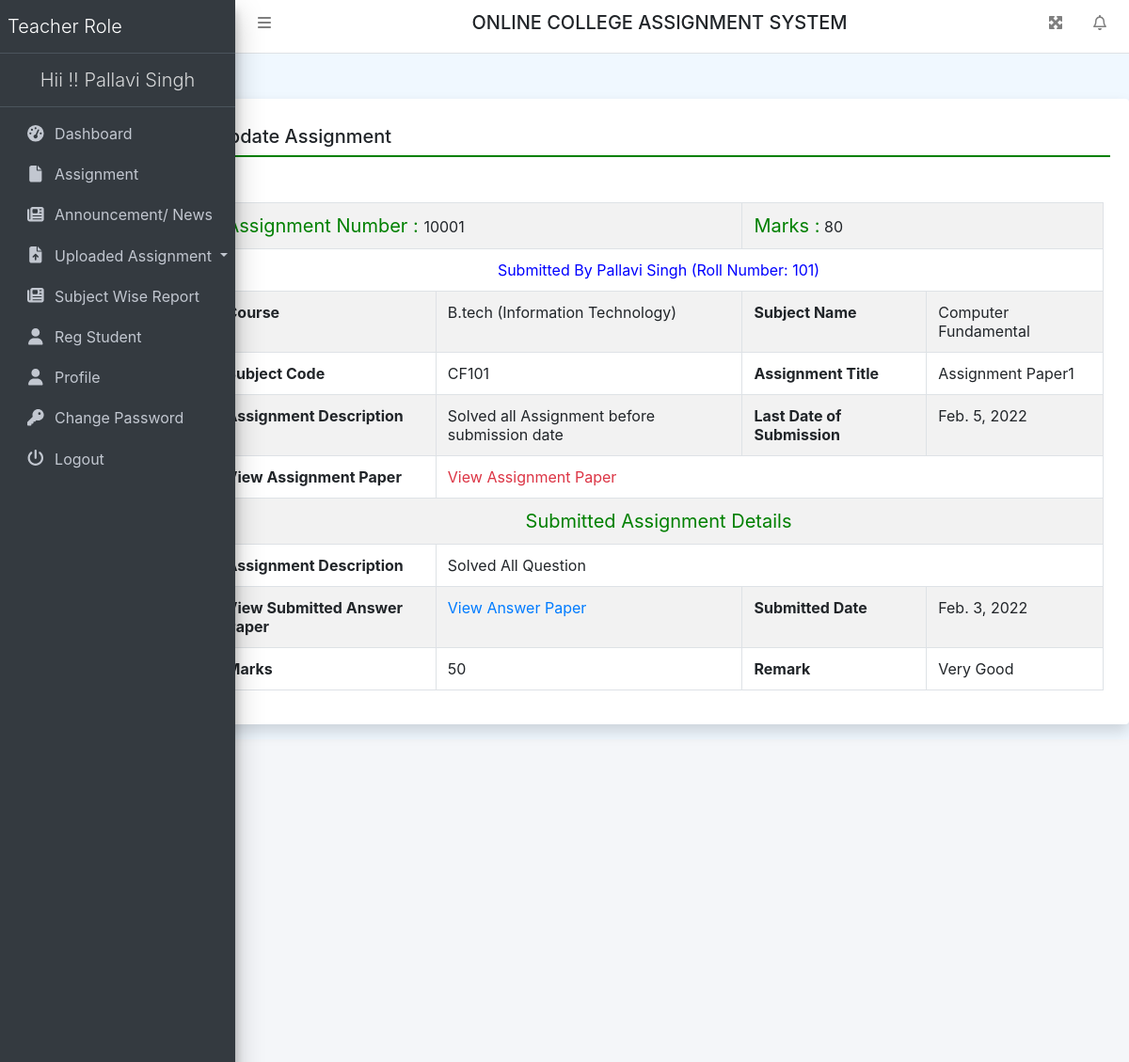
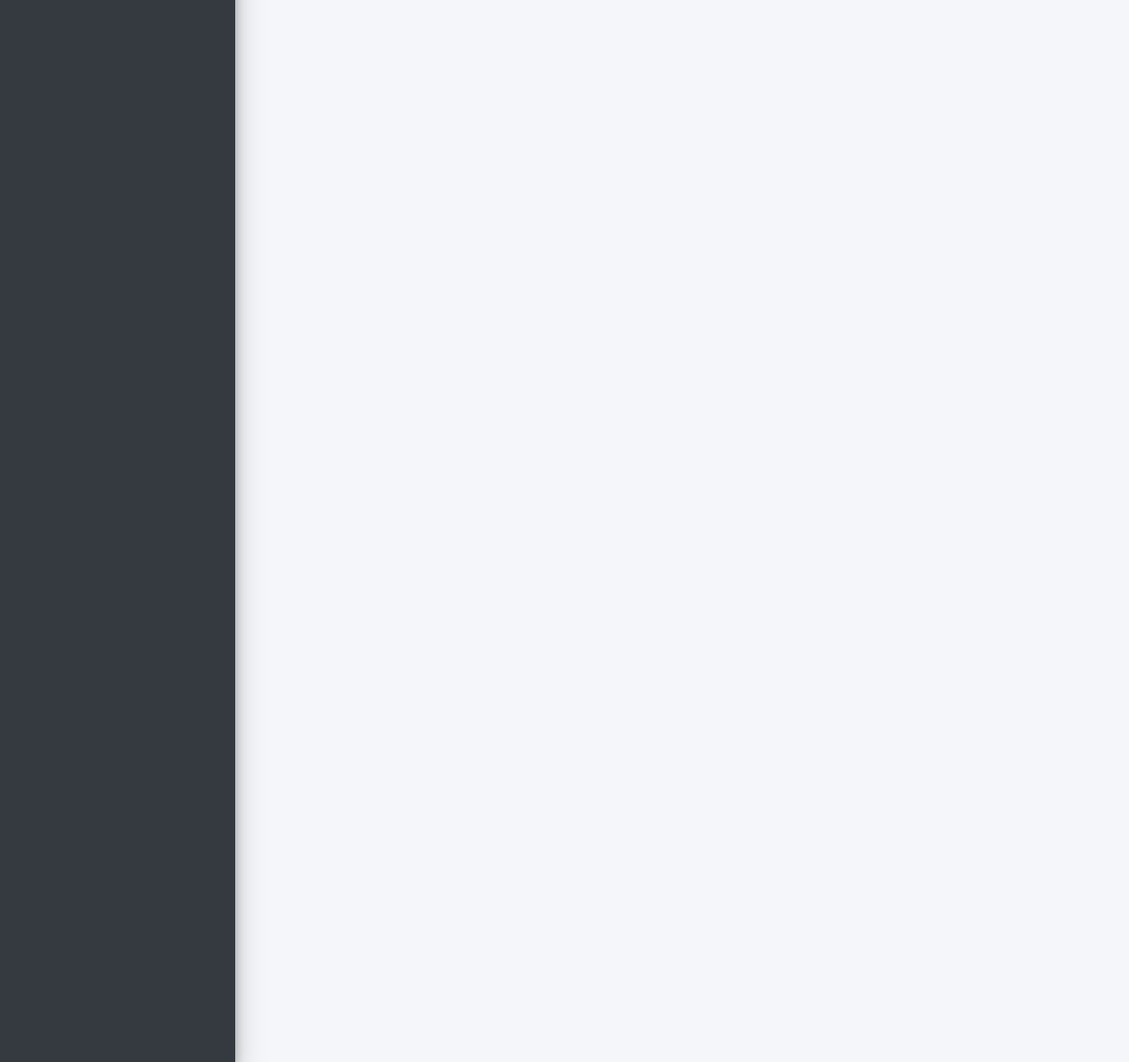
The page /viewUncheckedAssign/1 (signed in) on the database its author committed (2 pictures, top to bottom).
### collegeAssignment/models.py (models this page shows, shortened)
class Uploadass(models.Model):
    assignment = models.ForeignKey(Assigment, on_delete=models.CASCADE)
    userdetail = models.ForeignKey(UserDetail, on_delete=models.CASCADE)
    Assdesc = models.CharField(max_length=300, null=True)
    AnswerFile = models.FileField(null=True)
    SubmitDate = models.DateField(null=True)
    Marks = models.CharField(max_length=100, null=True)
    Remarks = models.CharField(max_length=250, null=True)
    UpdationDate = models.DateField(null=True)

class Assigment(models.Model):
    teacher = models.ForeignKey(Teacher, on_delete=models.CASCADE)
    course = models.ForeignKey(Course, on_delete=models.CASCADE)
    subject = models.ForeignKey(Subject, on_delete=models.CASCADE)
    AssignmentNumber = models.IntegerField(null=True)
    AssignmentTitle = models.CharField(max_length=150, null=True)
    AssignmentDescription = models.CharField(max_length=300, null=True)
    SubmissionDate = models.DateField(null=True)
    AssignmentMarks = models.CharField(max_length=150, null=True)
    AssignmentFile = models.FileField(max_length=200, null=True)
    CreationDate = models.DateTimeField(auto_now_add=True)

class UserDetail(models.Model):
    user = models.ForeignKey(User, on_delete=models.CASCADE)
    MobileNumber = models.CharField(max_length=200, null=True)
    course = models.ForeignKey(Course, on_delete=models.CASCADE)
    RollNumber = models.CharField(max_length=200, null=True)
    RegDate = models.DateTimeField(auto_now_add=True)

class Course(models.Model):
    BranchName = models.CharField(max_length=150, null=True)
    CourseName = models.CharField(max_length=200, null=True)
    CreationDate = models.DateTimeField(auto_now_add=True)

class Subject(models.Model):
    course = models.ForeignKey(Course, on_delete=models.CASCADE)
    SubjectFullname = models.CharField(max_length=200, null=True)
    SubjectShortname = models.CharField(max_length=50, null=True)
    SubjectCode = models.CharField(max_length=50, null=True)
    CreationDate = models.DateTimeField(auto_now_add=True)

### collegeAssignment/views.py (the view, shortened to what this page needs)
# urls.py: path('viewUncheckedAssign/<int:pid>', viewUncheckedAssign, name='viewUncheckedAssign'),
def viewUncheckedAssign(request, pid):
    if not request.user.is_authenticated:
        return redirect('teacher_login')
    error = ""
    uploadass = Uploadass.objects.get(id=pid)
    return render(request, 'viewUncheckedAssign.html', locals())

### collegeAssignment/templates/viewUncheckedAssign.html (shortened to what this page needs)
{% extends 'teacherHeader.html' %}
{% block main %}
<div class="card shadow mt-5 offset-2">
    <div class="card-body">
        <h5 class="p-2" style="border-bottom: 2px solid green;">Update Assignment</h5>
        <div class="container-fluid mt-3">
            <table border="1" class="table table-striped table-bordered first mt-5">
                <tr>
                    <td colspan="2"><span style="font-size : 20px; color : green">Assignment Number : </span>
                        {{uploadass.assignment.AssignmentNumber}}
                    </td>
                    <td colspan="2"><span style="font-size : 20px; color : green">Marks  :</span>
                        {{uploadass.assignment.AssignmentMarks}}
                    </td>
                </tr>
                <tr>
                    <td colspan="4"><center><span style="color: blue"> Submitted By {{uploadass.userdetail.user.first_name}} {{uploadass.userdetail.user.last_name}} (Roll Number: {{uploadass.userdetail.RollNumber}})</span></center></td>
                </tr>
                <tr>
                    <th>Course</th>
                    <td>{{uploadass.assignment.course.CourseName}} ({{uploadass.assignment.course.BranchName}})</td>
                    <th>Subject Name</th>
                    <td>{{uploadass.assignment.subject.SubjectFullname}}</td>
                </tr>
                <tr>
                    <th>Subject Code</th>
                    <td>{{uploadass.assignment.subject.SubjectCode}}</td>
                    <th>Assignment Title</th>
                    <td>{{uploadass.assignment.AssignmentTitle}}</td>
                </tr>
                <tr>
                    <th>Assignment Description</th>
                    <td>{{uploadass.assignment.AssignmentDescription}}</td>
                    <th>Last Date of Submission</th>
                    <td>{{uploadass.assignment.SubmissionDate}}</td>
                </tr>
                <tr>
                    <th>View Assignment Paper</th>
                    <td colspan="3"><a href="{{uploadass.assignment.AssignmentFile.url}}" class="text-danger">View Assignment
                        Paper</a></td>
                </tr>
                <tr>
                    <td colspan="4"><span style="font-size : 20px; color : green"><center>Submitted Assignment Details</center> </span></td>
                </tr>
                <tr>
                    <th>Assignment Description</th>
                    <td colspan="3">{{uploadass.Assdesc}}</td>
                </tr>
                <tr>
                    <th>View Submitted Answer Paper</th>
                    <td><a href="{{uploadass.AnswerFile.url}}" class="text-primary">View Answer Paper</a></td>
                    <th>Submitted Date</th>
                    <td>{{uploadass.SubmitDate}}</td>
                </tr>
{% if not uploadass.Marks %}
                <form method="post">
                    {% csrf_token %}
                    <tr>
                        <th>Remark</th>
                        <td colspan="3"><textarea name="Remarks" class="form-control" required></textarea></td>
                    </tr>
                    <tr>
                        <th>Marks</th>
                        <td colspan="3"><input type="text" name="Marks" class="form-control"></td>
                    </tr>
                    <tr align="center">
                        <td colspan="4">
                            <button type="submit" name="submit" class="btn btn-primary">Update</button>
                        </td>
                    </tr>
                </form>
                {% else %}
                <tr>
                    <th>Marks</th>
                    <td>{{uploadass.Marks}}</td>
                    <th>Remark</th>
                    <td>{{uploadass.Remarks}}</td>
                </tr>
                {% endif %}
            </table>
        </div>
    </div>
</div>
{% endblock %}

### collegeAssignment/templates/teacherHeader.html (shortened to what this page needs)
{% load static %}
<html>
    <head runat="server">
        <link href="{% static 'css/bootstrap.css' %}" rel="stylesheet" />
        <link href="{% static 'css/all.css' %}" rel="stylesheet" />
        <link href="{% static 'css/adminlte.css' %}" rel="stylesheet" />
        <link href="{% static 'css/OverlayScrollbars.css' %}" rel="stylesheet" />
        <link rel="stylesheet" href="https://cdn.datatables.net/1.10.23/css/jquery.dataTables.min.css">
        <link rel="stylesheet" href="https://cdn.datatables.net/buttons/1.6.5/css/buttons.dataTables.min.css">
		<link rel="stylesheet" href="https://cdn.jsdelivr.net/npm/bootstrap-select@1.13.14/dist/css/bootstrap-select.min.css">
    </head>
    <body class="hold-transition sidebar-mini layout-fixed layout-navbar-fixed layout-footer-fixed">
        <nav class="main-header navbar navbar-expand navbar-white navbar-light">
            <ul class="navbar-nav">
                <li class="nav-item">
                    <a class="nav-link" data-widget="pushmenu" href="#" role="button"><i class="fas fa-bars"></i></a>
                </li>
            </ul>
            <h5 class="text-center text-uppercase" style="width:100%;">Online College Assignment System</h5>
            <ul class="navbar-nav ml-auto">
                <li class="nav-item">
                    <a class="nav-link" data-widget="fullscreen" href="#" role="button">
                        <i class="fas fa-expand-arrows-alt"></i>
                    </a>
                </li>
                <li class="nav-item dropdown">
                    <a class="nav-link" data-toggle="dropdown" href="#">
                        <i class="far fa-bell fas-shake animated"></i>
                    </a>
                </li>
            </ul>
        </nav>
        <aside class="main-sidebar sidebar-dark-primary elevation-4">
            <a href="{% url 'tdashboard' %}" class="brand-link">
                <span class="brand-text font-weight-light">Teacher Role</span>
            </a>
			<a href="{% url 'tdashboard' %}" class="brand-link">
                <center><span class="brand-text font-weight-light">Hii !! {{request.user.first_name}} {{request.user.last_name}} </span></center>
            </a>
            <div class="sidebar">
                <nav class="mt-2">
                    <ul class="nav nav-pills nav-sidebar flex-column" data-widget="treeview" role="menu" data-accordion="false">
                        <li class="nav-item"><a href="{% url 'tdashboard' %}" class="nav-link">
                    <i class="nav-icon fas fa-tachometer-alt"></i>
                    <p>Dashboard</p>
                </a></li>
                <li class="nav-item"><a href="{% url 'teacherAssignment' %}" class="nav-link">
							<i class="nav-icon fas fa-file"></i>
							<p>Assignment</p>
                </a></li>
                <li class="nav-item"><a href="{% url 'teacherNews' %}" class="nav-link">
							<i class="nav-icon fas fa-newspaper"></i>
							<p>Announcement/ News</p>
                </a></li>
                <li class="nav-item dropdown">
                    <a class="nav-link dropdown-toggle" href="#" id="navbarDropdown"
                       role="button" data-toggle="dropdown" aria-haspopup="true"
                       aria-expanded="false"> <i class="nav-icon fas fa-file-upload"></i> Uploaded Assignment </a>
                </li>
                <li class="nav-item"><a href="{% url 'subjectwiseReport' %}" class="nav-link">
							<i class="nav-icon fas fa-newspaper"></i>
							<p>Subject Wise Report</p>
                </a></li>
                <li class="nav-item"><a href="{% url 'regCoursewiseUser' %}" class="nav-link">
							<i class="nav-icon fas fa-user"></i>
							<p>Reg Student</p>
                </a></li>
                        <li class="nav-item"><a href="{% url 'teacherProfile' %}" class="nav-link">
							<i class="nav-icon fas fa-user"></i>
							<p>Profile</p>
                </a></li>
                        <li class="nav-item"><a href="{% url 'teacherchangePassword' %}" class="nav-link">
							<i class="nav-icon fas fa-key"></i>
							<p>Change Password</p>
                </a></li>
                        <li class="nav-item"><a href="/logout" class="nav-link">
							<i class="nav-icon fas fa-power-off"></i>
							<p>Logout</p>
                </a></li>
                    </ul>
                </nav>
            </div>
        </aside>
        {% block main %}
        {% endblock %}
        <div class="content-wrapper"></div>

### collegeAssignment/static/css/all.css (style rules this page uses)
.fa-bars:before { content: "\f0c9"; }
.fa-bell:before { content: "\f0f3"; }
.fa-file:before { content: "\f15b"; }
.fa-key:before { content: "\f084"; }
.fa-newspaper:before { content: "\f1ea"; }
.fa-power-off:before { content: "\f011"; }
.fa-user:before { content: "\f007"; }

### collegeAssignment/static/css/OverlayScrollbars.css (style rules this page uses)
.os-host, .os-host-textarea { position: relative; overflow: visible !important; -webkit-box-orient: vertical; -webkit-box-direction: normal; -ms-flex-direction: column; flex-direction: column; -ms-flex-wrap: nowrap; flex-wrap: nowrap; -webkit-box-pack: start; -ms-flex-pack: start; justify-content: flex-start; -ms-flex-line-pack: start; align-content: flex-start; -webkit-box-align: start; -ms-flex-align: start; -ms-grid-row-align: flex-start; align-items: flex-start; }

### collegeAssignment/templates/teacherHeader.html (style rules this page uses)
body { background-color: aliceblue; }

### rows shown on the page
Uploadass: assignment.AssignmentNumber "10001", assignment.AssignmentMarks "80", userdetail.user.first_name "Pallavi", userdetail.user.last_name "Singh", userdetail.RollNumber "101", assignment.course.CourseName "B.tech", assignment.course.BranchName "Information Technology", assignment.subject.SubjectFullname "Computer Fundamental", assignment.subject.SubjectCode "CF101", assignment.AssignmentTitle "Assignment Paper1", assignment.AssignmentDescription "Solved all Assignment before submission date", assignment.SubmissionDate "Feb. 5, 2022", Assdesc "Solved All Question", SubmitDate "Feb. 3, 2022", Marks "50", Remarks "Very Good"

### other values the page prints
{{ request.user.first_name }} "Pallavi"
{{ request.user.last_name }} "Singh"
